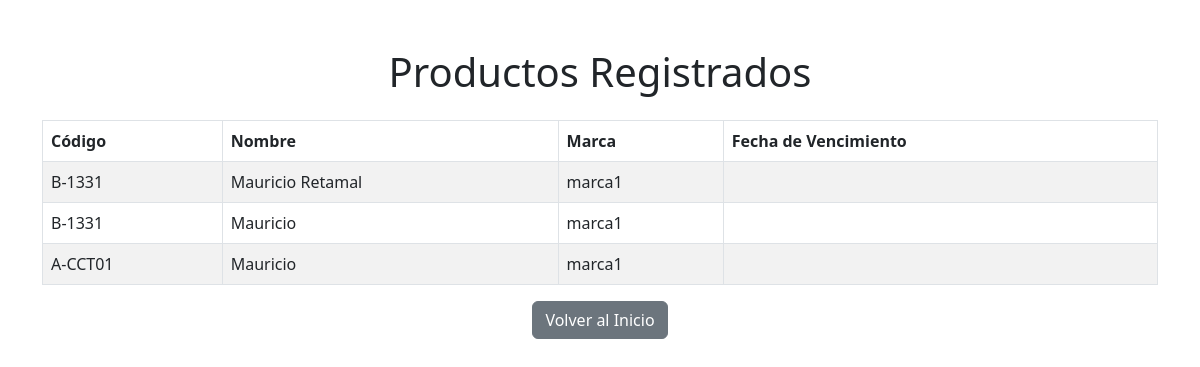
/consulta/ (signed in), run on an earlier commit of the app's database.
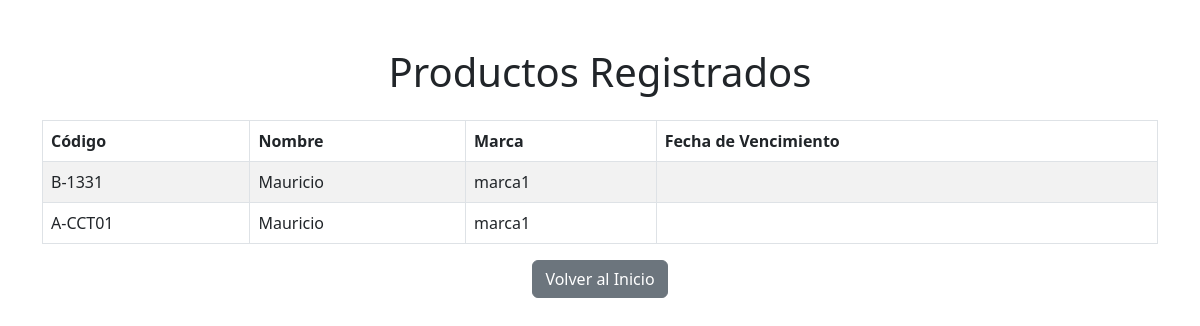
And on a later commit of the database.
### productos/models.py (models this page shows, shortened)
class Producto(models.Model):
    codigo = models.CharField(max_length=50)
    nombre = models.CharField(max_length=100)
    precio = models.DecimalField(max_digits=10, decimal_places=2)
    marca = models.ForeignKey(Marca, on_delete=models.CASCADE)
    categoria = models.ForeignKey(Categoria, on_delete=models.CASCADE)
    caracteristicas = models.ManyToManyField(Caracteristica)

class Marca(models.Model):
    nombre = models.CharField(max_length=100)
    def __str__(self):
        return self.nombre

### productos/views.py (the view)
# urls.py: path('consulta/', views.consulta, name='consulta_productos'),
@login_required
def consulta(request):
    productos = Producto.objects.all()
    return render(request, 'productos/consulta.html', {'productos': productos})

### productos/templates/productos/consulta.html (shortened to what this page needs)
<!DOCTYPE html>
<html>
<head>
    {% load static %}
<link href="https://cdn.jsdelivr.net/npm/bootstrap@5.3.0/dist/css/bootstrap.min.css" rel="stylesheet">
</head>
<body>
<div class="container mt-5">
<h1 class="text-center mb-4">Productos Registrados</h1>
<table class="table table-striped table-bordered">
<thead class="thead-dark">
<tr>
<th>Código</th>
<th>Nombre</th>
<th>Marca</th>
<th>Fecha de Vencimiento</th>
</tr>
</thead>
<tbody>
                {% for producto in productos %}
<tr>
<td>{{ producto.codigo }}</td>
<td>{{ producto.nombre }}</td>
<td>{{ producto.marca }}</td>
<td>{{ producto.fecha_vencimiento }}</td>
</tr>
                {% endfor %}
</tbody>
</table>
<div class="text-center">
<a href="/" class="btn btn-secondary">Volver al Inicio</a>
</div>
</div>
</body>
</html>

What changed in the data, as far as the page shows it:
removed Producto: codigo "B-1331", nombre "Mauricio Retamal", marca "marca1"
